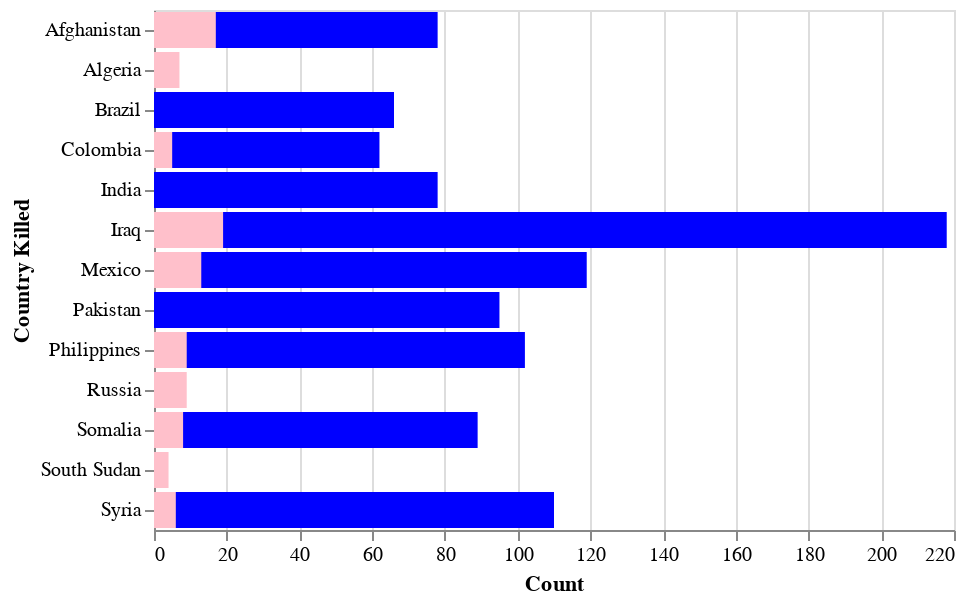

Notebook code cell kept with this figure:
### Code cell
both = men_killed + women_killed
both

### Figure 1 — Vega-Lite specification as saved in the notebook (floating-point values rounded to 4 significant figures)
{"config": {"view": {"continuousWidth": 400, "continuousHeight": 300}}, "layer": [{"data": {"name": "data-e2be993d61400d577f9ba8d00a7c137d"}, "mark": {"type": "bar", "color": "blue"}, "encoding": {"x": {"field": "Count", "type": "quantitative"}, "y": {"field": "Country Killed", "sort": "-x", "type": "nominal"}}}, {"data": {"name": "data-859c65cb74fc83d837e669e6552a96a5"}, "mark": {"type": "bar", "color": "pink"}, "encoding": {"x": {"field": "Count", "type": "quantitative"}, "y": {"field": "Country Killed", "sort": "-x", "type": "nominal"}}}], "$schema": "https://vega.github.io/schema/vega-lite/v4.17.0.json", "datasets": {"data-e2be993d61400d577f9ba8d00a7c137d": [{"Country Killed": "Iraq", "Sex": "Male", "lat": 33.05, "lng": 43.4, "Count": 218}, {"Country Killed": "Mexico", "Sex": "Male", "lat": 23.95, "lng": -102.5, "Count": 119}, {"Country Killed": "Syria", "Sex": "Male", "lat": 35.01, "lng": 38.51, "Count": 110}, {"Country Killed": "Philippines", "Sex": "Male", "lat": 11.54, "lng": 122.8, "Count": 102}, {"Country Killed": "Pakistan", "Sex": "Male", "lat": 28.19, "lng": 67.7, "Count": 95}, {"Country Killed": "Somalia", "Sex": "Male", "lat": 5.786, "lng": 47.33, "Count": 89}, {"Country Killed": "India", "Sex": "Male", "lat": 22.2, "lng": 78.48, "Count": 78}, {"Country Killed": "Afghanistan", "Sex": "Male", "lat": 33.84, "lng": 66.03, "Count": 78}, {"Country Killed": "Brazil", "Sex": "Male", "lat": -9.589, "lng": -51.62, "Count": 66}, {"Country Killed": "Colombia", "Sex": "Male", "lat": 3.065, "lng": -73.13, "Count": 62}], "data-859c65cb74fc83d837e669e6552a96a5": [{"Country Killed": "Iraq", "Sex": "Female", "lat": 33.05, "lng": 43.4, "Count": 19}, {"Country Killed": "Afghanistan", "Sex": "Female", "lat": 33.84, "lng": 66.03, "Count": 17}, {"Country Killed": "Mexico", "Sex": "Female", "lat": 23.95, "lng": -102.5, "Count": 13}, {"Country Killed": "Philippines", "Sex": "Female", "lat": 11.54, "lng": 122.8, "Count": 9}, {"Country Killed": "Russia", "Sex": "Female", "lat": 61.99, "lng": 96.67, "Count": 9}, {"Country Killed": "Somalia", "Sex": "Female", "lat": 5.786, "lng": 47.33, "Count": 8}, {"Country Killed": "Algeria", "Sex": "Female", "lat": 28.16, "lng": 2.632, "Count": 7}, {"Country Killed": "Syria", "Sex": "Female", "lat": 35.01, "lng": 38.51, "Count": 6}, {"Country Killed": "Colombia", "Sex": "Female", "lat": 3.065, "lng": -73.13, "Count": 5}, {"Country Killed": "South Sudan", "Sex": "Female", "lat": 7.265, "lng": 30.05, "Count": 4}]}}
